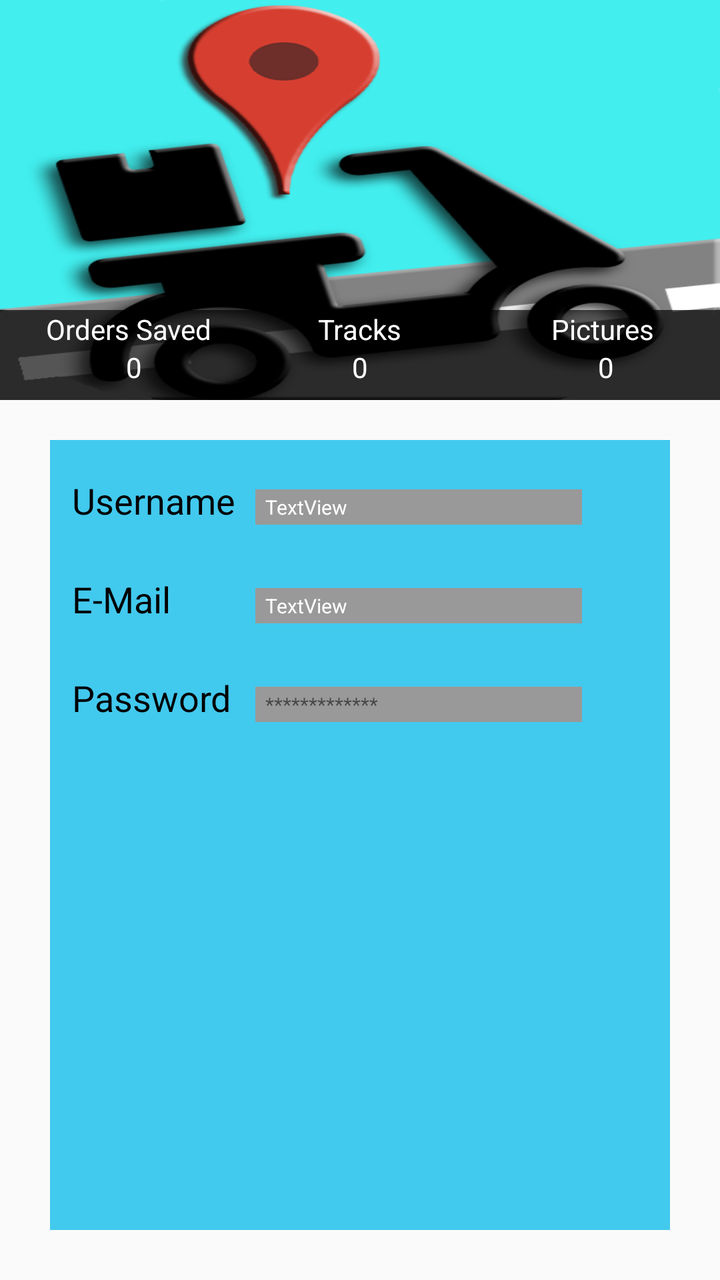
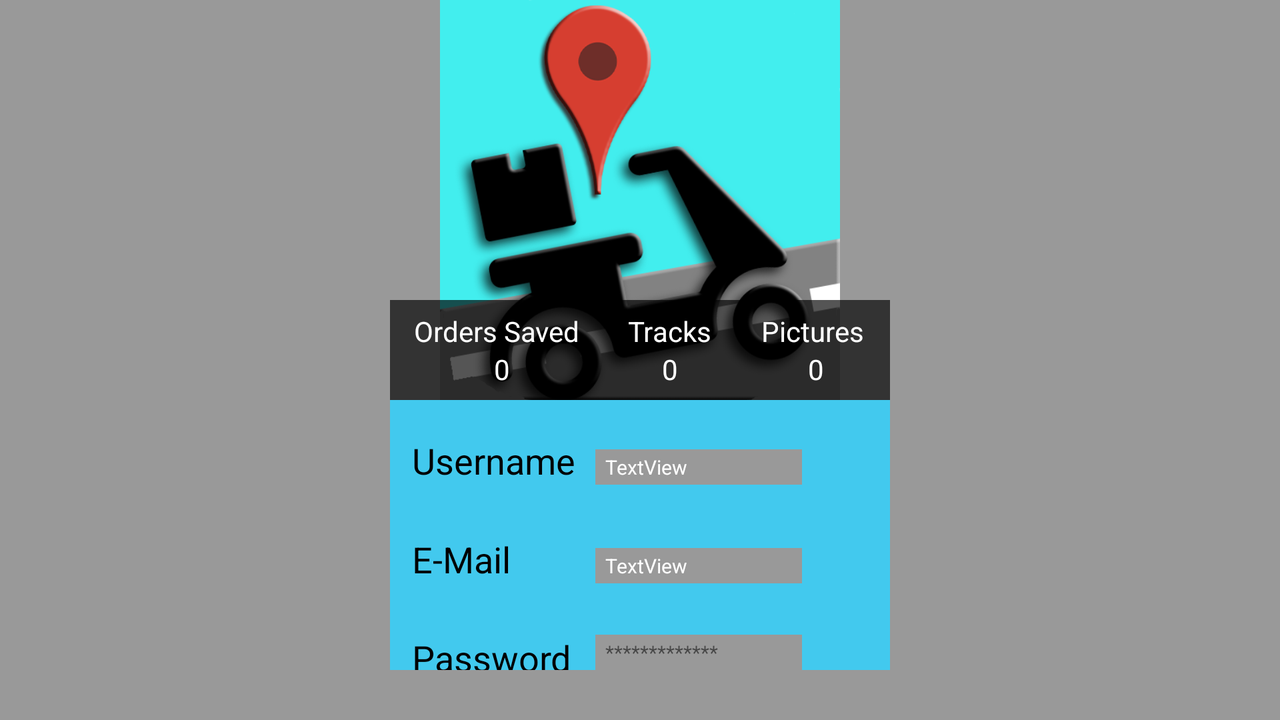

An Android layout and its configuration variant, each rendered on a device that would load it. The default file and the variant file are quoted in full after the pictures.
<!-- AndroidManifest.xml: application theme AppTheme -->
<!-- res/layout/content_profile.xml -->
<?xml version="1.0" encoding="utf-8"?>
<RelativeLayout xmlns:android="http://schemas.android.com/apk/res/android"
    xmlns:app="http://schemas.android.com/apk/res-auto"
    xmlns:tools="http://schemas.android.com/tools"
    android:layout_width="match_parent"
    android:layout_height="match_parent"
    android:orientation="vertical"
    android:descendantFocusability="beforeDescendants"
    android:focusableInTouchMode="true">

    <RelativeLayout
        android:layout_width="fill_parent"
        android:layout_height="200dp"
        android:layout_alignParentTop="true"
        android:layout_alignParentLeft="true"
        android:layout_alignParentStart="true">

        <ImageView
            android:layout_width="match_parent"
            android:layout_height="match_parent"
            app:srcCompat="@drawable/finalbig"
            android:id="@+id/imageView7"
            android:scaleType="fitXY" />

        <RelativeLayout
            android:orientation="horizontal"
            android:layout_width="match_parent"
            android:layout_marginTop="155dp"
            android:background="#A000"
            android:layout_height="100dp">

            <TextView
                android:text="0"
                android:layout_width="wrap_content"
                android:layout_height="wrap_content"
                android:id="@+id/numberPictures"
                android:textColor="#FFF"
                android:layout_marginRight="20dp"
                android:layout_marginEnd="20dp"
                android:layout_below="@+id/textView5"
                android:layout_alignRight="@+id/textView5"
                android:layout_alignEnd="@+id/textView5" />

            <TextView
                android:text="0"
                android:layout_width="wrap_content"
                android:layout_height="wrap_content"
                android:id="@+id/userSaves"
                android:layout_marginRight="35dp"
                android:layout_marginEnd="35dp"
                android:textColor="#FFF"
                android:layout_below="@+id/textView3"
                android:layout_alignRight="@+id/textView3"
                android:layout_alignEnd="@+id/textView3" />

            <TextView
                android:text="0"
                android:layout_width="wrap_content"
                android:layout_height="wrap_content"
                android:id="@+id/userTracks"
                android:textColor="#FFF"
                android:layout_below="@+id/textView5"
                android:layout_centerHorizontal="true" />

            <TextView
                android:text="@string/orders_saved"
                android:layout_width="wrap_content"
                android:layout_height="wrap_content"
                android:layout_marginLeft="23dp"
                android:layout_marginStart="23dp"
                android:id="@+id/textView3"
                android:textColor="#FFF"
                android:layout_alignParentTop="true"
                android:layout_alignParentLeft="true"
                android:layout_alignParentStart="true" />

            <TextView
                android:text="@string/tracks"
                android:layout_width="wrap_content"
                android:layout_height="wrap_content"
                android:id="@+id/textView4"
                android:textColor="#FFF"
                android:layout_alignParentTop="true"
                android:layout_centerHorizontal="true" />

            <TextView
                android:text="@string/pictures"
                android:layout_width="wrap_content"
                android:layout_height="wrap_content"
                android:layout_marginRight="33dp"
                android:layout_marginEnd="33dp"
                android:id="@+id/textView5"
                android:textColor="#FFF"
                android:layout_alignParentTop="true"
                android:layout_alignParentRight="true"
                android:layout_alignParentEnd="true" />
        </RelativeLayout>

    </RelativeLayout>

    <RelativeLayout
        android:layout_width="match_parent"
        android:layout_marginTop="220dp"
        android:layout_height="match_parent"
        android:layout_marginLeft="25dp"
        android:layout_marginRight="25dp"
        android:layout_marginBottom="25dp"
        android:background="@color/colorAzulClaro">

        <TextView
            android:text="@string/label_username"
            android:layout_width="wrap_content"
            android:layout_height="wrap_content"
            android:id="@+id/textView2"
            android:textSize="18sp"
            android:textColor="@color/preto"
            android:layout_marginLeft="11dp"
            android:layout_marginStart="11dp"
            android:layout_marginTop="18dp"
            android:layout_alignParentTop="true"
            android:layout_alignParentLeft="true"
            android:layout_alignParentStart="true"
            android:layout_marginRight="10dp" />

        <TextView
            android:text="@string/email"
            android:layout_width="wrap_content"
            android:layout_height="wrap_content"
            android:id="@+id/textView9"
            android:textSize="18sp"
            android:textColor="@color/preto"
            android:layout_row="1"
            android:layout_column="0"
            android:layout_below="@+id/textView2"
            android:layout_alignLeft="@+id/textView2"
            android:layout_alignStart="@+id/textView2"
            android:layout_marginTop="25dp"
            android:layout_marginBottom="25dp"
            android:layout_marginRight="10dp" />

        <TextView
            android:text="@string/password"
            android:layout_width="wrap_content"
            android:layout_height="wrap_content"
            android:id="@+id/textView10"
            android:textSize="18sp"
            android:textColor="@color/preto"
            android:layout_row="2"
            android:layout_column="0"
            android:layout_below="@+id/textView9"
            android:layout_alignLeft="@+id/textView9"
            android:layout_alignStart="@+id/textView9"
            android:layout_marginRight="10dp" />

        <Button
            android:text=""
            android:layout_width="34dp"
            android:layout_height="31dp"
            android:id="@+id/editMail"
            android:layout_row="2"
            android:layout_column="2"
            android:background="@drawable/edit_button"
            android:layout_alignBottom="@+id/textView9"
            android:layout_marginLeft="10dp"
            android:layout_alignParentRight="true"
            android:layout_alignParentEnd="true"
            android:onClick="editMail"/>

        <TextView
            android:text="TextView"
            android:layout_height="wrap_content"
            android:id="@+id/user_email"
            android:background="@color/cinzentoClaro"
            android:textColor="@color/branco"
            android:paddingBottom="2dp"
            android:paddingTop="2dp"
            android:paddingLeft="5dp"
            android:layout_width="120dp"
            android:textSize="10sp"
            android:layout_row="1"
            android:layout_column="1"
            android:layout_alignLeft="@+id/user_username"
            android:layout_alignStart="@+id/user_username"
            android:layout_toLeftOf="@+id/editMail"
            android:layout_toStartOf="@+id/editMail"
            android:layout_alignBottom="@+id/textView9"/>

        <TextView
            android:text="TextView"
            android:layout_height="wrap_content"
            android:id="@+id/user_username"
            android:background="@color/cinzentoClaro"
            android:textColor="@color/branco"
            android:paddingBottom="2dp"
            android:paddingTop="2dp"
            android:paddingLeft="5dp"
            android:layout_width="120dp"
            android:textSize="10sp"
            android:layout_row="0"
            android:layout_column="1"
            android:layout_alignBaseline="@+id/textView2"
            android:layout_alignBottom="@+id/textView2"
            android:layout_toRightOf="@+id/textView2"
            android:layout_toLeftOf="@+id/editMail"
            android:layout_toStartOf="@+id/editMail"
            android:layout_toEndOf="@+id/textView2"
            android:layout_marginLeft="10dp" />

        <TextView
            android:layout_height="wrap_content"
            android:id="@+id/textView12"
            android:background="@color/cinzentoClaro"
            android:paddingBottom="2dp"
            android:paddingTop="2dp"
            android:paddingLeft="5dp"
            android:layout_width="120dp"
            android:layout_row="2"
            android:layout_column="1"
            android:text="*************"
            android:layout_alignLeft="@+id/user_email"
            android:layout_alignStart="@+id/user_email"
            android:layout_toLeftOf="@+id/editPassword"
            android:layout_toStartOf="@+id/editPassword"
            android:layout_alignBottom="@+id/textView10"
            android:textSize="10sp" />

        <Button
            android:text=""
            android:layout_width="34dp"
            android:layout_height="31dp"
            android:id="@+id/editPassword"
            android:layout_row="2"
            android:layout_column="2"
            android:background="@drawable/edit_button"
            android:layout_alignBottom="@+id/textView12"
            android:layout_marginLeft="10dp"
            android:layout_alignParentRight="true"
            android:layout_alignParentEnd="true"
            android:onClick="editPassword"/>

    </RelativeLayout>

</RelativeLayout>
<!-- resources referenced by this layout -->
<resources>
  <color name="branco">#fff</color>
  <color name="cinzentoClaro">#999</color>
  <color name="colorAzulClaro">#42c9ee</color>
  <color name="preto">#000</color>
  <!-- drawable finalbig: png bitmap (drawable, 95877 bytes) -->
  <string name="email">E-Mail</string>
  <string name="label_username">Username</string>
  <string name="orders_saved">Orders Saved</string>
  <string name="password">Password</string>
  <string name="pictures">Pictures</string>
  <string name="tracks">Tracks</string>
  <style name="AppTheme" parent="Theme.AppCompat.Light.DarkActionBar">
          
          <item name="colorPrimary">@color/colorPrimary</item>
          <item name="colorPrimaryDark">@color/colorPrimaryDark</item>
  
      </style>
  <color name="colorPrimary">#3F51B5</color>
  <color name="colorPrimaryDark">#303F9F</color>
</resources>
<!-- res/layout-land/content_profile.xml (the repository's variant of the layout above) -->
<!-- drawn on the phone turned sideways -->
<?xml version="1.0" encoding="utf-8"?>
<RelativeLayout xmlns:android="http://schemas.android.com/apk/res/android"
    xmlns:app="http://schemas.android.com/apk/res-auto"
    xmlns:tools="http://schemas.android.com/tools"
    android:layout_width="match_parent"
    android:layout_height="match_parent"
    android:orientation="vertical"
    android:descendantFocusability="beforeDescendants"
    android:focusableInTouchMode="true"
    android:background="@color/cinzentoClaro"
    >

    <RelativeLayout
        android:layout_width="250dp"
        android:layout_marginTop="200dp"
        android:layout_height="match_parent"
        android:layout_marginLeft="25dp"
        android:layout_marginRight="25dp"
        android:layout_marginBottom="25dp"
        android:background="@color/colorAzulClaro"
        android:layout_centerHorizontal="true">

        <TextView
            android:text="@string/label_username"
            android:layout_width="wrap_content"
            android:layout_height="wrap_content"
            android:id="@+id/textView2"
            android:textSize="18sp"
            android:textColor="@color/preto"
            android:layout_marginLeft="11dp"
            android:layout_marginStart="11dp"
            android:layout_marginTop="18dp"
            android:layout_alignParentTop="true"
            android:layout_alignParentLeft="true"
            android:layout_alignParentStart="true"
            android:layout_marginRight="10dp" />

        <TextView
            android:text="@string/email"
            android:layout_width="wrap_content"
            android:layout_height="wrap_content"
            android:id="@+id/textView9"
            android:textSize="18sp"
            android:textColor="@color/preto"
            android:layout_row="1"
            android:layout_column="0"
            android:layout_below="@+id/textView2"
            android:layout_alignLeft="@+id/textView2"
            android:layout_alignStart="@+id/textView2"
            android:layout_marginTop="25dp"
            android:layout_marginBottom="25dp"
            android:layout_marginRight="10dp" />

        <TextView
            android:text="@string/password"
            android:layout_width="wrap_content"
            android:layout_height="wrap_content"
            android:id="@+id/textView10"
            android:textSize="18sp"
            android:textColor="@color/preto"
            android:layout_row="2"
            android:layout_column="0"
            android:layout_below="@+id/textView9"
            android:layout_alignLeft="@+id/textView9"
            android:layout_alignStart="@+id/textView9"
            android:layout_marginRight="10dp" />

        <Button
            android:text=""
            android:layout_width="34dp"
            android:layout_height="31dp"
            android:id="@+id/editMail"
            android:layout_row="2"
            android:layout_column="2"
            android:background="@drawable/edit_button"
            android:layout_alignBottom="@+id/textView9"
            android:layout_marginLeft="10dp"
            android:layout_alignParentRight="true"
            android:layout_alignParentEnd="true"
            android:onClick="editMail"/>

        <TextView
            android:text="TextView"
            android:layout_height="wrap_content"
            android:id="@+id/user_email"
            android:background="@color/cinzentoClaro"
            android:textColor="@color/branco"
            android:paddingBottom="2dp"
            android:paddingTop="2dp"
            android:paddingLeft="5dp"
            android:layout_width="120dp"
            android:textSize="10sp"
            android:layout_row="1"
            android:layout_column="1"
            android:layout_alignLeft="@+id/user_username"
            android:layout_alignStart="@+id/user_username"
            android:layout_toLeftOf="@+id/editMail"
            android:layout_toStartOf="@+id/editMail"
            android:layout_alignBottom="@+id/textView9"/>

        <TextView
            android:text="TextView"
            android:layout_height="wrap_content"
            android:id="@+id/user_username"
            android:background="@color/cinzentoClaro"
            android:textColor="@color/branco"
            android:paddingBottom="2dp"
            android:paddingTop="2dp"
            android:paddingLeft="5dp"
            android:layout_width="120dp"
            android:textSize="10sp"
            android:layout_row="0"
            android:layout_column="1"
            android:layout_alignBaseline="@+id/textView2"
            android:layout_alignBottom="@+id/textView2"
            android:layout_toRightOf="@+id/textView2"
            android:layout_toLeftOf="@+id/editMail"
            android:layout_toStartOf="@+id/editMail"
            android:layout_toEndOf="@+id/textView2"
            android:layout_marginLeft="10dp" />

        <TextView
            android:layout_height="wrap_content"
            android:id="@+id/textView12"
            android:background="@color/cinzentoClaro"
            android:paddingBottom="2dp"
            android:paddingTop="2dp"
            android:paddingLeft="5dp"
            android:layout_width="120dp"
            android:layout_row="2"
            android:layout_column="1"
            android:text="*************"
            android:layout_alignLeft="@+id/user_email"
            android:layout_alignStart="@+id/user_email"
            android:layout_toLeftOf="@+id/editPassword"
            android:layout_toStartOf="@+id/editPassword"
            android:layout_alignBottom="@+id/textView10"
            android:textSize="10sp" />

        <Button
            android:text=""
            android:layout_width="34dp"
            android:layout_height="31dp"
            android:id="@+id/editPassword"
            android:layout_row="2"
            android:layout_column="2"
            android:background="@drawable/edit_button"
            android:layout_alignBottom="@+id/textView12"
            android:layout_marginLeft="10dp"
            android:layout_alignParentRight="true"
            android:layout_alignParentEnd="true"
            android:onClick="editPassword"/>

    </RelativeLayout>

    <RelativeLayout
        android:layout_width="fill_parent"
        android:layout_height="200dp"
        android:layout_alignParentTop="true"
        android:layout_alignParentLeft="true"
        android:layout_alignParentStart="true">

        <ImageView
            android:layout_width="match_parent"
            android:layout_height="match_parent"
            app:srcCompat="@drawable/finalbig"
            android:id="@+id/imageView7"/>

        <RelativeLayout
            android:orientation="horizontal"
            android:layout_width="250dp"
            android:background="#A000"
            android:layout_height="50dp"
            android:gravity="center"

            android:foregroundGravity="center_horizontal"
            android:layout_alignParentBottom="true"
            android:layout_centerHorizontal="true">

            <TextView
                android:text="0"
                android:layout_width="wrap_content"
                android:layout_height="wrap_content"
                android:id="@+id/numberPictures"
                android:textColor="#FFF"
                android:layout_marginRight="20dp"
                android:layout_marginEnd="20dp"
                android:layout_below="@+id/textView5"
                android:layout_alignRight="@+id/textView5"
                android:layout_alignEnd="@+id/textView5" />

            <TextView
                android:text="0"
                android:layout_width="wrap_content"
                android:layout_height="wrap_content"
                android:id="@+id/userSaves"
                android:layout_marginRight="35dp"
                android:layout_marginEnd="35dp"
                android:textColor="#FFF"
                android:layout_below="@+id/textView3"
                android:layout_alignRight="@+id/textView3"
                android:layout_alignEnd="@+id/textView3" />

            <TextView
                android:text="@string/pictures"
                android:layout_width="wrap_content"
                android:layout_height="wrap_content"
                android:layout_marginRight="13dp"
                android:layout_marginEnd="13dp"
                android:id="@+id/textView5"
                android:textColor="#FFF"
                android:layout_alignBaseline="@+id/textView4"
                android:layout_alignBottom="@+id/textView4"
                android:layout_alignParentRight="true"
                android:layout_alignParentEnd="true" />

            <TextView
                android:text="@string/orders_saved"
                android:layout_width="wrap_content"
                android:layout_height="wrap_content"
                android:id="@+id/textView3"
                android:textColor="#FFF"
                android:layout_alignBaseline="@+id/textView4"
                android:layout_alignBottom="@+id/textView4"
                android:layout_alignParentLeft="true"
                android:layout_alignParentStart="true"
                android:layout_marginLeft="12dp"
                android:layout_marginStart="12dp" />

            <TextView
                android:text="0"
                android:layout_width="wrap_content"
                android:layout_height="wrap_content"
                android:id="@+id/userTracks"
                android:textColor="#FFF"
                android:layout_below="@+id/textView4"
                android:layout_alignLeft="@+id/textView4"
                android:layout_alignStart="@+id/textView4"
                android:layout_marginLeft="17dp"
                android:layout_marginStart="17dp" />

            <TextView
                android:text="@string/tracks"
                android:layout_width="wrap_content"
                android:layout_height="wrap_content"
                android:id="@+id/textView4"
                android:textColor="#FFF"
                android:layout_marginLeft="24dp"
                android:layout_marginStart="24dp"
                android:layout_toRightOf="@+id/userSaves"
                android:layout_toEndOf="@+id/userSaves"/>
        </RelativeLayout>

    </RelativeLayout>

</RelativeLayout>
